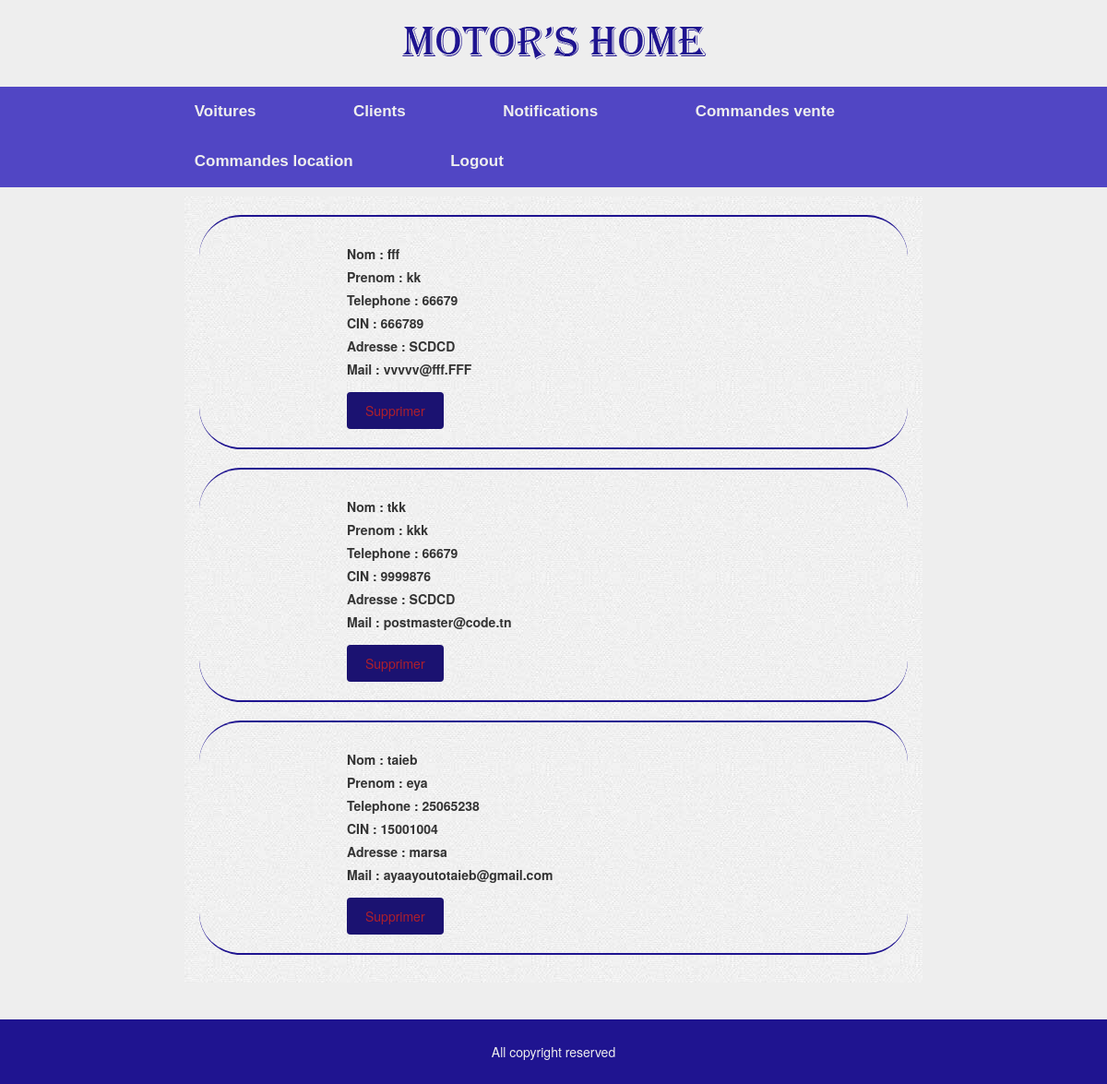
The app's page /admin/clients.php with its own data.
### tables this page shows
CREATE TABLE IF NOT EXISTS `client` (
  `cin` int(8) NOT NULL,
  `nom` varchar(30) NOT NULL,
  `prenom` varchar(30) NOT NULL,
  `adresse` varchar(40) NOT NULL,
  `tel` int(8) NOT NULL,
  `email` varchar(30) NOT NULL,
  PRIMARY KEY (`cin`)
);

### admin/clients.php (the view, shortened to what this page needs)
<?php require('header.php'); ?>
<?php require('nav.php'); ?>
		<section class="section_adminclients">
			<?php
				$sql='select * from client';
				$mysql=mysql_query($sql) or die ('error requete');
					while($result=mysql_fetch_array($mysql)){
						$mail = $result[5];
						$nom = $result[1];
						$prenom=$result[2];
						$tel=$result[4];
						$cin=$result[0];
						$adresse=$result[3];
					 ?>
						<article>
								<div class="adminclient">
									<label>Nom : <?php echo $nom;?></label></br>
									<label>Prenom : <?php echo $prenom;?></label></br>
									<label>Telephone : <?php echo $tel;?> </label></br>
									<label>CIN : <?php echo $cin;?> </label></br>
									<label>Adresse : <?php echo $adresse;?> </label></br>
									<label>Mail : <?php echo $mail;?> </label></br></br>
									<a  name="lien" href="suppclient.php?cin=<?php echo $cin;?>">Supprimer</a>
								</div>
						</article>
						<?php
					}
			?>
		</section>
<?php require('footer.php'); ?>

### css/styleadmin.css (style rules this page uses)
body { background-color: #eeeeee; }
.section_notif, .section_adminclients, .section_admincommande, .section_adminvoitures { background-image: url('../images/bg.jpg'); background-repeat :repeat; width : 800px; margin: auto; margin-bottom: 40px; padding-top: 10px; padding-bottom: 10px; }
.section_admincommande article, .section_adminclients article, .section_adminvoitures article { margin: 10px 2% 20px; padding : 30px 0; position :relative; border-bottom: solid 2px #1f1490; border-radius: 45px; border-top: solid 2px #1f1490; }
.section_notif .div_motif, .section_adminclients .adminclient, .section_admincommande .commandeadmin, .section_adminvoitures .adminvoiture { width: 40%; top: 40px; margin-left:80px; }
.section_notif a, .section_adminvoitures a, .section_adminclients a, .section_admincommande a, .container a { padding : 10px 20px; color : #ad1f2c; background-color : #1b1271; text-decoration : none; border-radius : 4px; }
.adminclient { padding-left:80px; }

### records on screen
client: nom "fff", prenom "kk", tel "66679", cin "666789", adresse "SCDCD", email "vvvvv@fff.FFF"
client: nom "tkk", prenom "kkk", tel "66679", cin "9999876", adresse "SCDCD", email "postmaster@code.tn"
client: nom "taieb", prenom "eya", tel "25065238", cin "15001004", adresse "marsa", email "ayaayoutotaieb@gmail.com"
